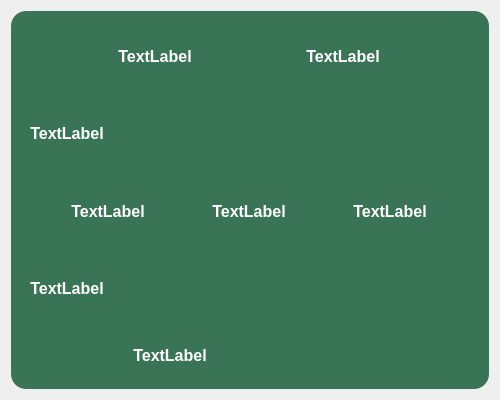
<?xml version="1.0" encoding="UTF-8"?>
<ui version="4.0">
 <class>user</class>
 <widget class="QWidget" name="user">
  <property name="geometry">
   <rect>
    <x>0</x>
    <y>0</y>
    <width>500</width>
    <height>400</height>
   </rect>
  </property>
  <property name="windowTitle">
   <string>Form</string>
  </property>
  <layout class="QVBoxLayout" name="verticalLayout_2">
   <item>
    <widget class="QWidget" name="moreWidget" native="true">
     <property name="minimumSize">
      <size>
       <width>0</width>
       <height>0</height>
      </size>
     </property>
     <property name="styleSheet">
      <string notr="true">
    background-color: rgb(58, 116, 86);
    border-radius: 15px;
</string>
     </property>
     <layout class="QVBoxLayout" name="verticalLayout">
      <item>
       <layout class="QHBoxLayout" name="horizontalLayout_2">
        <item>
         <widget class="QLabel" name="first">
          <property name="sizePolicy">
           <sizepolicy hsizetype="Fixed" vsizetype="Preferred">
            <horstretch>0</horstretch>
            <verstretch>0</verstretch>
           </sizepolicy>
          </property>
          <property name="styleSheet">
           <string notr="true">QLabel {
    background-color: rgba(255, 255, 255, 0);
	 border-color: rgba(255, 255, 255, 0);
    color: white;
    border-radius: 10px;
    padding: 10px;
    font-size: 16px;
    font-weight: bold;
    text-align: center;
    text-shadow: 1px 1px 2px black;
}</string>
          </property>
          <property name="text">
           <string>TextLabel</string>
          </property>
          <property name="alignment">
           <set>Qt::AlignCenter</set>
          </property>
         </widget>
        </item>
        <item>
         <widget class="QLabel" name="last">
          <property name="sizePolicy">
           <sizepolicy hsizetype="Fixed" vsizetype="Preferred">
            <horstretch>0</horstretch>
            <verstretch>0</verstretch>
           </sizepolicy>
          </property>
          <property name="styleSheet">
           <string notr="true">QLabel {
    background-color: rgba(255, 255, 255, 0);
	 border-color: rgba(255, 255, 255, 0);
    color: white;
    border-radius: 10px;
    padding: 10px;
    font-size: 16px;
    font-weight: bold;
    text-align: center;
    text-shadow: 1px 1px 2px black;
}</string>
          </property>
          <property name="text">
           <string>TextLabel</string>
          </property>
          <property name="alignment">
           <set>Qt::AlignCenter</set>
          </property>
         </widget>
        </item>
       </layout>
      </item>
      <item>
       <widget class="QLabel" name="code">
        <property name="sizePolicy">
         <sizepolicy hsizetype="Fixed" vsizetype="Preferred">
          <horstretch>0</horstretch>
          <verstretch>0</verstretch>
         </sizepolicy>
        </property>
        <property name="styleSheet">
         <string notr="true">QLabel {
    background-color: rgba(255, 255, 255, 0);
	 border-color: rgba(255, 255, 255, 0);
    color: white;
    border-radius: 10px;
    padding: 10px;
    font-size: 16px;
    font-weight: bold;
    text-align: center;
    text-shadow: 1px 1px 2px black;
}</string>
        </property>
        <property name="text">
         <string>TextLabel</string>
        </property>
        <property name="alignment">
         <set>Qt::AlignCenter</set>
        </property>
       </widget>
      </item>
      <item>
       <layout class="QHBoxLayout" name="horizontalLayout">
        <item>
         <widget class="QLabel" name="day">
          <property name="sizePolicy">
           <sizepolicy hsizetype="Fixed" vsizetype="Preferred">
            <horstretch>0</horstretch>
            <verstretch>0</verstretch>
           </sizepolicy>
          </property>
          <property name="styleSheet">
           <string notr="true">QLabel {
    background-color: rgba(255, 255, 255, 0);
	 border-color: rgba(255, 255, 255, 0);
    color: white;
    border-radius: 10px;
    padding: 10px;
    font-size: 16px;
    font-weight: bold;
    text-align: center;
    text-shadow: 1px 1px 2px black;
}</string>
          </property>
          <property name="text">
           <string>TextLabel</string>
          </property>
          <property name="alignment">
           <set>Qt::AlignCenter</set>
          </property>
         </widget>
        </item>
        <item>
         <widget class="QLabel" name="month">
          <property name="sizePolicy">
           <sizepolicy hsizetype="Fixed" vsizetype="Preferred">
            <horstretch>0</horstretch>
            <verstretch>0</verstretch>
           </sizepolicy>
          </property>
          <property name="styleSheet">
           <string notr="true">QLabel {
    background-color: rgba(255, 255, 255, 0);
	 border-color: rgba(255, 255, 255, 0);
    color: white;
    border-radius: 10px;
    padding: 10px;
    font-size: 16px;
    font-weight: bold;
    text-align: center;
    text-shadow: 1px 1px 2px black;
}</string>
          </property>
          <property name="text">
           <string>TextLabel</string>
          </property>
          <property name="alignment">
           <set>Qt::AlignCenter</set>
          </property>
         </widget>
        </item>
        <item>
         <widget class="QLabel" name="year">
          <property name="sizePolicy">
           <sizepolicy hsizetype="Fixed" vsizetype="Preferred">
            <horstretch>0</horstretch>
            <verstretch>0</verstretch>
           </sizepolicy>
          </property>
          <property name="styleSheet">
           <string notr="true">QLabel {
    background-color: rgba(255, 255, 255, 0);
	 border-color: rgba(255, 255, 255, 0);
    color: white;
    border-radius: 10px;
    padding: 10px;
    font-size: 16px;
    font-weight: bold;
    text-align: center;
    text-shadow: 1px 1px 2px black;
}</string>
          </property>
          <property name="text">
           <string>TextLabel</string>
          </property>
          <property name="alignment">
           <set>Qt::AlignCenter</set>
          </property>
         </widget>
        </item>
       </layout>
      </item>
      <item>
       <widget class="QLabel" name="username">
        <property name="sizePolicy">
         <sizepolicy hsizetype="Fixed" vsizetype="Preferred">
          <horstretch>0</horstretch>
          <verstretch>0</verstretch>
         </sizepolicy>
        </property>
        <property name="styleSheet">
         <string notr="true">QLabel {
    background-color: rgba(255, 255, 255, 0);
	 border-color: rgba(255, 255, 255, 0);
    color: white;
    border-radius: 10px;
    padding: 10px;
    font-size: 16px;
    font-weight: bold;
    text-align: center;
    text-shadow: 1px 1px 2px black;
}</string>
        </property>
        <property name="text">
         <string>TextLabel</string>
        </property>
        <property name="alignment">
         <set>Qt::AlignCenter</set>
        </property>
       </widget>
      </item>
      <item>
       <layout class="QHBoxLayout" name="horizontalLayout_3">
        <item>
         <widget class="QLabel" name="password">
          <property name="sizePolicy">
           <sizepolicy hsizetype="Fixed" vsizetype="Preferred">
            <horstretch>0</horstretch>
            <verstretch>0</verstretch>
           </sizepolicy>
          </property>
          <property name="styleSheet">
           <string notr="true">QLabel {
    background-color: rgba(255, 255, 255, 0);
	 border-color: rgba(255, 255, 255, 0);
    color: white;
    border-radius: 10px;
    padding: 10px;
    font-size: 16px;
    font-weight: bold;
    text-align: center;
    text-shadow: 1px 1px 2px black;
}</string>
          </property>
          <property name="text">
           <string>TextLabel</string>
          </property>
          <property name="alignment">
           <set>Qt::AlignCenter</set>
          </property>
         </widget>
        </item>
        <item>
         <widget class="QPushButton" name="pushButton">
          <property name="sizePolicy">
           <sizepolicy hsizetype="Fixed" vsizetype="Fixed">
            <horstretch>0</horstretch>
            <verstretch>0</verstretch>
           </sizepolicy>
          </property>
          <property name="minimumSize">
           <size>
            <width>50</width>
            <height>50</height>
           </size>
          </property>
          <property name="text">
           <string/>
          </property>
          <property name="icon">
           <iconset resource="res.qrc">
            <normaloff>:/images/logout.png</normaloff>:/images/logout.png</iconset>
          </property>
          <property name="iconSize">
           <size>
            <width>50</width>
            <height>50</height>
           </size>
          </property>
         </widget>
        </item>
       </layout>
      </item>
     </layout>
    </widget>
   </item>
  </layout>
 </widget>
 <resources>
  <include location="res.qrc"/>
 </resources>
 <connections/>
</ui>
